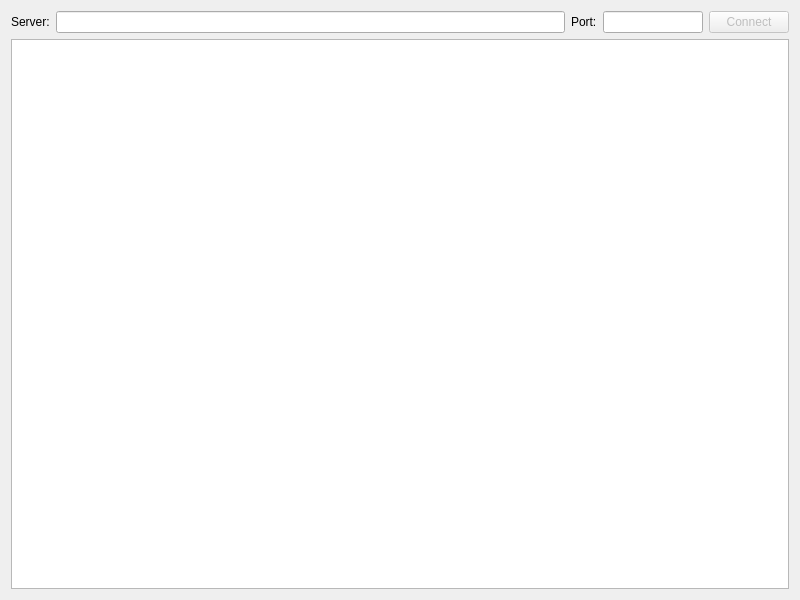
<?xml version="1.0" encoding="UTF-8"?>
<ui version="4.0">
 <class>ServerMonDialog</class>
 <widget class="QDialog" name="ServerMonDialog">
  <property name="geometry">
   <rect>
    <x>0</x>
    <y>0</y>
    <width>800</width>
    <height>600</height>
   </rect>
  </property>
  <property name="windowTitle">
   <string>ServerMon</string>
  </property>
  <layout class="QVBoxLayout" name="verticalLayout">
   <item>
    <layout class="QHBoxLayout" name="horizontalLayout">
     <item>
      <widget class="QLabel" name="serverLabel">
       <property name="text">
        <string>Server:</string>
       </property>
      </widget>
     </item>
     <item>
      <widget class="QLineEdit" name="serverEdit"/>
     </item>
     <item>
      <widget class="QLabel" name="portLabel">
       <property name="text">
        <string>Port:</string>
       </property>
      </widget>
     </item>
     <item>
      <widget class="QLineEdit" name="portEdit">
       <property name="minimumSize">
        <size>
         <width>100</width>
         <height>0</height>
        </size>
       </property>
       <property name="maximumSize">
        <size>
         <width>100</width>
         <height>16777215</height>
        </size>
       </property>
      </widget>
     </item>
     <item>
      <widget class="QPushButton" name="connectButton">
       <property name="enabled">
        <bool>false</bool>
       </property>
       <property name="text">
        <string>Connect</string>
       </property>
      </widget>
     </item>
    </layout>
   </item>
   <item>
    <widget class="QGraphicsView" name="graphicsView"/>
   </item>
  </layout>
 </widget>
 <resources/>
 <connections/>
</ui>
